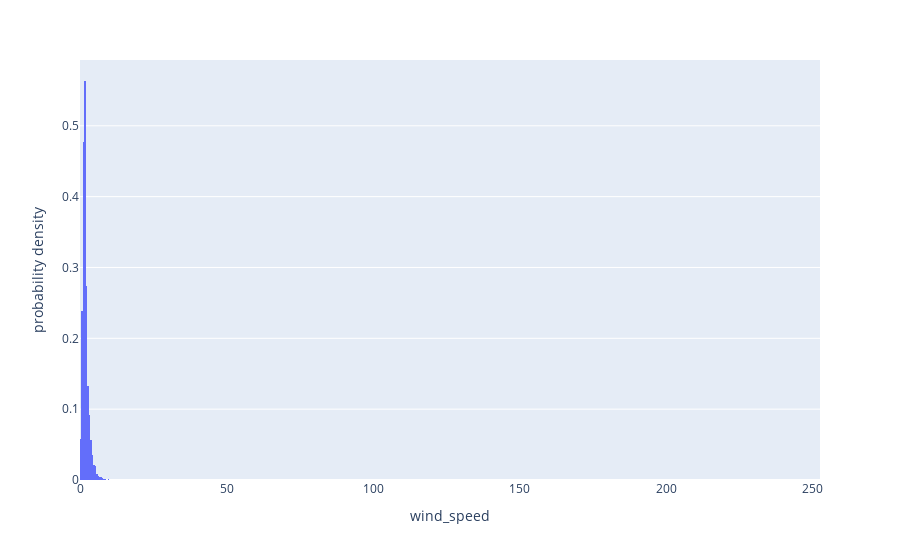

Notebook cell for this chart:
### Markdown cell above
# Interpretation
- Higher wind_speed leads to lower electricity price. (Excess energy)
- higher variance in the previous day, higher energy price this day
- higher median in the prev day, higher median this day
- higher temperature, higher price
- higher expected probability, higher price
- more solar irradiation, lower price_dm price

### Code cell
import plotly.express as px

fig = px.histogram(train, x='wind_speed', histnorm='probability density')
fig.show()

### Figure 1 — Plotly figure (JSON) as saved in the notebook; plotly's stock layout.template omitted (floating-point values rounded to 4 significant figures; data arrays with more than 128 entries replaced by an {"elided": "..."} marker saying what was removed)
{"data": [{"alignmentgroup": "True", "bingroup": "x", "histnorm": "probability density", "hovertemplate": "wind_speed=%{x}<br>probability density=%{y}<extra></extra>", "legendgroup": "", "marker": {"color": "#636efa", "pattern": {"shape": ""}}, "name": "", "offsetgroup": "", "orientation": "v", "showlegend": false, "type": "histogram", "x": {"elided": "7464 float values"}, "xaxis": "x", "yaxis": "y"}], "layout": {"barmode": "relative", "legend": {"tracegroupgap": 0}, "margin": {"t": 60}, "xaxis": {"anchor": "y", "domain": [0, 1], "title": {"text": "wind_speed"}}, "yaxis": {"anchor": "x", "domain": [0, 1], "title": {"text": "probability density"}}}}
